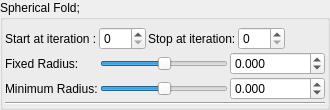
    <widget class="QGroupBox" name="groupBox_3">
     <property name="title">
      <string>Spherical Fold; </string>
     </property>
     <property name="checkable">
      <bool>false</bool>
     </property>
     <layout class="QVBoxLayout" name="verticalLayout_12" stretch="0,0,0">
      <property name="spacing">
       <number>2</number>
      </property>
      <property name="leftMargin">
       <number>2</number>
      </property>
      <property name="topMargin">
       <number>2</number>
      </property>
      <property name="rightMargin">
       <number>2</number>
      </property>
      <property name="bottomMargin">
       <number>2</number>
      </property>
      <item>
       <layout class="QGridLayout" name="gridLayout_6">
        <property name="topMargin">
         <number>5</number>
        </property>
        <item row="0" column="1">
         <widget class="MySpinBox" name="spinboxInt_transf_start_iterations_B">
          <property name="sizePolicy">
           <sizepolicy hsizetype="Minimum" vsizetype="Maximum">
            <horstretch>0</horstretch>
            <verstretch>0</verstretch>
           </sizepolicy>
          </property>
          <property name="minimum">
           <number>0</number>
          </property>
          <property name="maximum">
           <number>250</number>
          </property>
          <property name="value">
           <number>0</number>
          </property>
         </widget>
        </item>
        <item row="0" column="2">
         <widget class="QLabel" name="label_27">
          <property name="text">
           <string>Stop at iteration:</string>
          </property>
         </widget>
        </item>
        <item row="0" column="4">
         <spacer name="horizontalSpacer_4">
          <property name="orientation">
           <enum>Qt::Horizontal</enum>
          </property>
          <property name="sizeHint" stdset="0">
           <size>
            <width>40</width>
            <height>20</height>
           </size>
          </property>
         </spacer>
        </item>
        <item row="0" column="3">
         <widget class="MySpinBox" name="spinboxInt_transf_stop_iterations_B">
          <property name="sizePolicy">
           <sizepolicy hsizetype="Preferred" vsizetype="Maximum">
            <horstretch>0</horstretch>
            <verstretch>0</verstretch>
           </sizepolicy>
          </property>
          <property name="maximum">
           <number>250</number>
          </property>
         </widget>
        </item>
        <item row="0" column="0">
         <widget class="QLabel" name="label_65">
          <property name="text">
           <string>Start at iteration :</string>
          </property>
         </widget>
        </item>
       </layout>
      </item>
      <item>
       <layout class="QGridLayout" name="gridLayout_15">
        <property name="spacing">
         <number>2</number>
        </property>
        <item row="0" column="0">
         <widget class="QLabel" name="label_5">
          <property name="text">
           <string>Fixed Radius:</string>
          </property>
         </widget>
        </item>
        <item row="1" column="0">
         <widget class="QLabel" name="label_9">
          <property name="text">
           <string>Minimum Radius:</string>
          </property>
         </widget>
        </item>
        <item row="0" column="1">
         <widget class="QSlider" name="slider_mandelbox_folding_fixed_radius">
          <property name="sizePolicy">
           <sizepolicy hsizetype="Expanding" vsizetype="Maximum">
            <horstretch>0</horstretch>
            <verstretch>0</verstretch>
           </sizepolicy>
          </property>
          <property name="minimum">
           <number>-18000</number>
          </property>
          <property name="maximum">
           <number>18000</number>
          </property>
          <property name="value">
           <number>0</number>
          </property>
          <property name="sliderPosition">
           <number>0</number>
          </property>
          <property name="orientation">
           <enum>Qt::Horizontal</enum>
          </property>
         </widget>
        </item>
        <item row="0" column="2">
         <widget class="MyDoubleSpinBox" name="spinbox_mandelbox_folding_fixed_radius">
          <property name="sizePolicy">
           <sizepolicy hsizetype="Minimum" vsizetype="Maximum">
            <horstretch>0</horstretch>
            <verstretch>0</verstretch>
           </sizepolicy>
          </property>
          <property name="prefix">
           <string/>
          </property>
          <property name="suffix">
           <string/>
          </property>
          <property name="decimals">
           <number>3</number>
          </property>
          <property name="minimum">
           <double>-36000.000000000000000</double>
          </property>
          <property name="maximum">
           <double>36000.000000000000000</double>
          </property>
          <property name="singleStep">
           <double>0.100000000000000</double>
          </property>
         </widget>
        </item>
        <item row="1" column="1">
         <widget class="QSlider" name="slider_mandelbox_folding_min_radius">
          <property name="sizePolicy">
           <sizepolicy hsizetype="Expanding" vsizetype="Maximum">
            <horstretch>0</horstretch>
            <verstretch>0</verstretch>
           </sizepolicy>
          </property>
          <property name="minimum">
           <number>-18000</number>
          </property>
          <property name="maximum">
           <number>18000</number>
          </property>
          <property name="value">
           <number>0</number>
          </property>
          <property name="sliderPosition">
           <number>0</number>
          </property>
          <property name="orientation">
           <enum>Qt::Horizontal</enum>
          </property>
         </widget>
        </item>
        <item row="1" column="2">
         <widget class="MyDoubleSpinBox" name="spinbox_mandelbox_folding_min_radius">
          <property name="sizePolicy">
           <sizepolicy hsizetype="Minimum" vsizetype="Maximum">
            <horstretch>0</horstretch>
            <verstretch>0</verstretch>
           </sizepolicy>
          </property>
          <property name="prefix">
           <string/>
          </property>
          <property name="suffix">
           <string/>
          </property>
          <property name="decimals">
           <number>3</number>
          </property>
          <property name="minimum">
           <double>-360000.000000000000000</double>
          </property>
          <property name="maximum">
           <double>360000.000000000000000</double>
          </property>
          <property name="singleStep">
           <double>0.100000000000000</double>
          </property>
         </widget>
        </item>
       </layout>
      </item>
      <item>
       <widget class="Line" name="line_13">
        <property name="orientation">
         <enum>Qt::Horizontal</enum>
        </property>
       </widget>
      </item>
     </layout>
    </widget>
